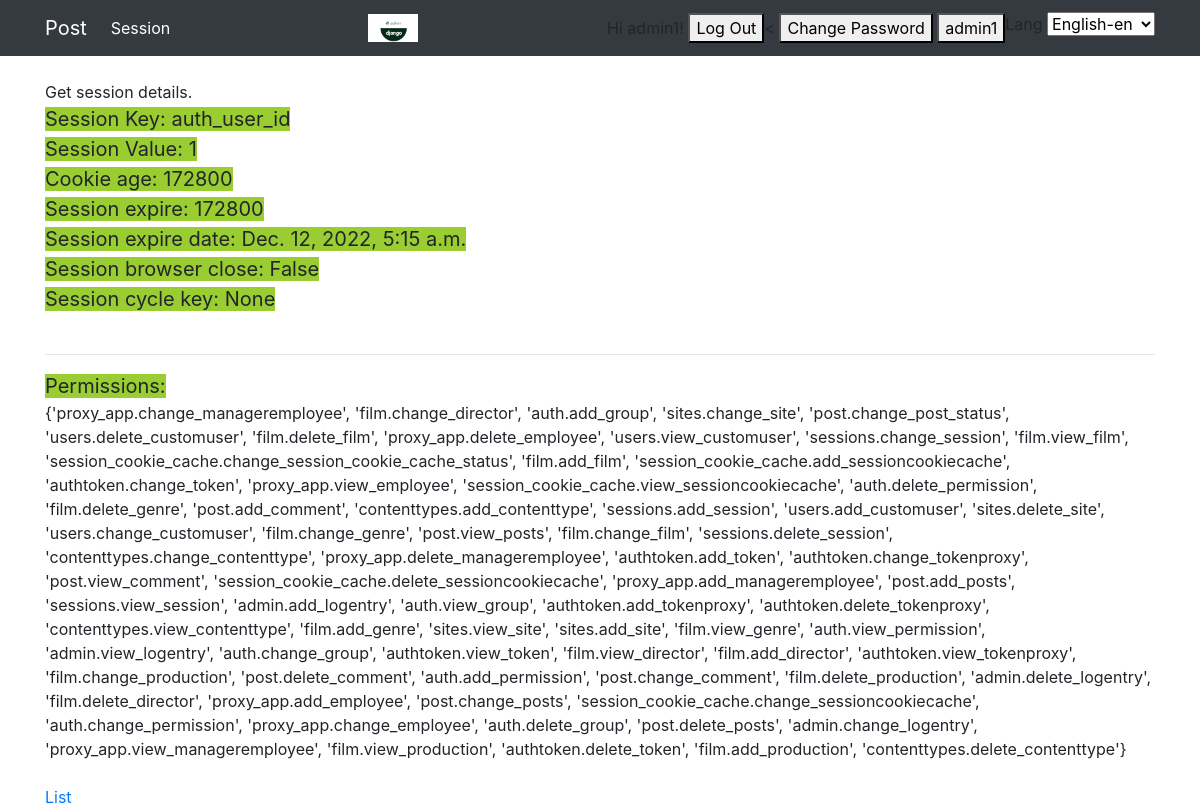
/en/session/details/_auth_user_id/ (signed in), run on the app's committed database.
### users/models.py (models this page shows, shortened)
class CustomUser(AbstractBaseUser, PermissionsMixin):
    email = models.EmailField(_('Email'), unique=True)
    username = models.CharField(max_length=150, unique=True)
    name = models.CharField(null=True, blank=True, max_length=255)
    address = models.TextField(null=True, blank=True)
    phone = models.BigIntegerField(null=True, blank=True)
    is_admin = models.BooleanField(default=False)
    is_active = models.BooleanField(default=True)
    is_staff = models.BooleanField(default=False)
    is_superuser = models.BooleanField(default=False)
    last_login = models.DateTimeField(_('last login'), blank=True, null=True)
    date_joined = models.DateTimeField(_('date joined'), default=timezone.now)
    objects = CustomUserManager()
    USERNAME_FIELD = 'email'
    REQUIRED_FIELDS = ['username']

### session_cookie_cache/views.py (the view)
# urls.py: path('details/<str:_key>/', GetTemplateView.as_view(), name='details'),
class GetTemplateView(LoginRequiredMixin, TemplateView):
    template_name = 'session_cookie_cache/details.html'
    def get_context_data(self, **kwargs):
        context = super().get_context_data(**kwargs)
        _key = kwargs['_key']
        get_session_by_key = None
        if _key and self.request.session.has_key(_key):
            get_session_by_key = self.request.session.get(_key)
        context['session_key'] = _key
        context['get_session_by_key'] = get_session_by_key
        context['msg'] = 'Get session details.'
        return context

### session_cookie_cache/templates/session_cookie_cache/details.html (shortened to what this page needs)
{% extends 'base.html' %}
{% load static %}
{% block custom_css %}
<link rel="stylesheet" href="{% static 'css/style.css' %}">
{% endblock %}
{% block content %}
{% autoescape on %}
    {{ msg }}<br>
    <span>Session Key: {{session_key|slugify}}</span> <br>
    <span>Session Value: {{get_session_by_key|slugify}}</span> <br>
    <span>Cookie age: {{request.session.get_session_cookie_age}}</span> <br>
    <span>Session expire: {{request.session.get_expiry_age}}</span> <br>
    <span>Session expire date: {{request.session.get_expiry_date}}</span> <br>
    <span>Session browser close: {{request.session.get_expire_at_browser_close}}</span> <br>
    <span>Session cycle key: {{request.session.cycle_key}}</span> <br><br>
    <hr>
    <span>Permissions:</span><br>
        {{perms.enroll}}
    <br><br>
    {% if perms.session_cookie_cache.view_sessioncookiecache %}
        <a href="{% url 'session_cookie_cache:list' %}">List</a>
        {% endif %}
{% endautoescape %}
{% endblock %}

### templates/base.html (shortened to what this page needs)
{% load static %}
{% load i18n %}
<!DOCTYPE html>
<html lang="en">
<head>
    {% block css %}
    <link rel="stylesheet" href="https://stackpath.bootstrapcdn.com/bootstrap/4.3.1/css/bootstrap.min.css">
    {% endblock %}
    {% block custom_css %}
    {% endblock %}
</head>
<body>
    <nav class="navbar navbar-expand-lg navbar-dark bg-dark">
        <div class="container">
            {% if perms.post %}
            <a class="navbar-brand" href="{% url 'post:list' %}">Post</a>
            {% endif %}
            {% if perms.session_cookie_cache %}
            <div class="collapse navbar-collapse">
                <ul class="navbar-nav mr-auto">
                    <li class="nav-item active">
                        <a class="nav-link" href="{% url 'session_cookie_cache:list' %}">Session</a>
                    </li>
                </ul>
            </div>
            {% endif %}
            <div class="collapse navbar-collapse">
                  <img style="width: 50px;" src="{% static 'images/django.png' %}" alt="Django">
            </div>
            <div>
                {% if user.is_authenticated %}
                    Hi {{ user.username }}!
                    <a href="{% url 'users:logout' %}"><button>Log Out</button></a><
                    <a href="{% url 'users:password_change' %}"><button>Change Password</button></a>
                    <a href="{% url 'users:profile' %}"><button>{{user.username}}</button></a>
                {% else %}
                <a href="{% url 'users:signup' %}"><button>Sign Up</button></a>
                <a href="{% url 'users:login' %}"><button>Login</button></a>
                <a href="{% url 'users:password_reset' %}"><button>Reset Password</button></a>
                {% endif %}
            </div>
            {% get_available_languages as languages %}
            <label for="">Lang
                <select id="language">
                    {% for lang_code, lang_name in languages %}
                    {% language lang_code %}
                    <option>
                        <a href="{{lang_code}}">{{ lang_name }}-{{lang_code}}</a>
                    </option>
                    {% endlanguage %}
                    {% endfor %}
                </select>
            </label>
        </div>
    </nav>
    <div class="container mt-4">
        {% block content %}
        {% endblock %}
    </div>
    {% block js %}
    </body>
    {% endblock %}

### static/css/style.css (style rules this page uses)
span { font-size: 20px; background-color: yellowgreen; }

### data on the page
CustomUser: username "admin1", enroll "{'proxy_app.change_manageremployee', 'film.change_director', 'auth.add_group', 'sites.change_site', 'post.change_post_status', 'users.delete_customuser', 'film.delete_film', 'proxy_app.delete_employee', 'users.view_customuser', 'sessions.change_session', 'film.view_film', 'session_cookie_cache.change_session_cookie_cache_status', 'film.add_film', 'session_cookie_cache.add_sessioncookiecache', 'authtoken.change_token', 'proxy_app.view_employee', 'session_cookie_cache.view_sessioncookiecache', 'auth.delete_permission', 'film.delete_genre', 'post.add_comment', 'contenttypes.add_contenttype', 'sessions.add_session', 'users.add_customuser', 'sites.delete_site', 'users.change_customuser',…"

### other printed values
{{ msg }} "Get session details."
{{ session_key|slugify }} "auth_user_id"
{{ get_session_by_key|slugify }} "1"
{{ request.session.get_session_cookie_age }} "172800"
{{ request.session.get_expiry_age }} "172800"
{{ request.session.get_expiry_date }} "Dec. 12, 2022, 5:15 a.m."
{{ request.session.get_expire_at_browser_close }} "False"
{{ request.session.cycle_key }} "None"
